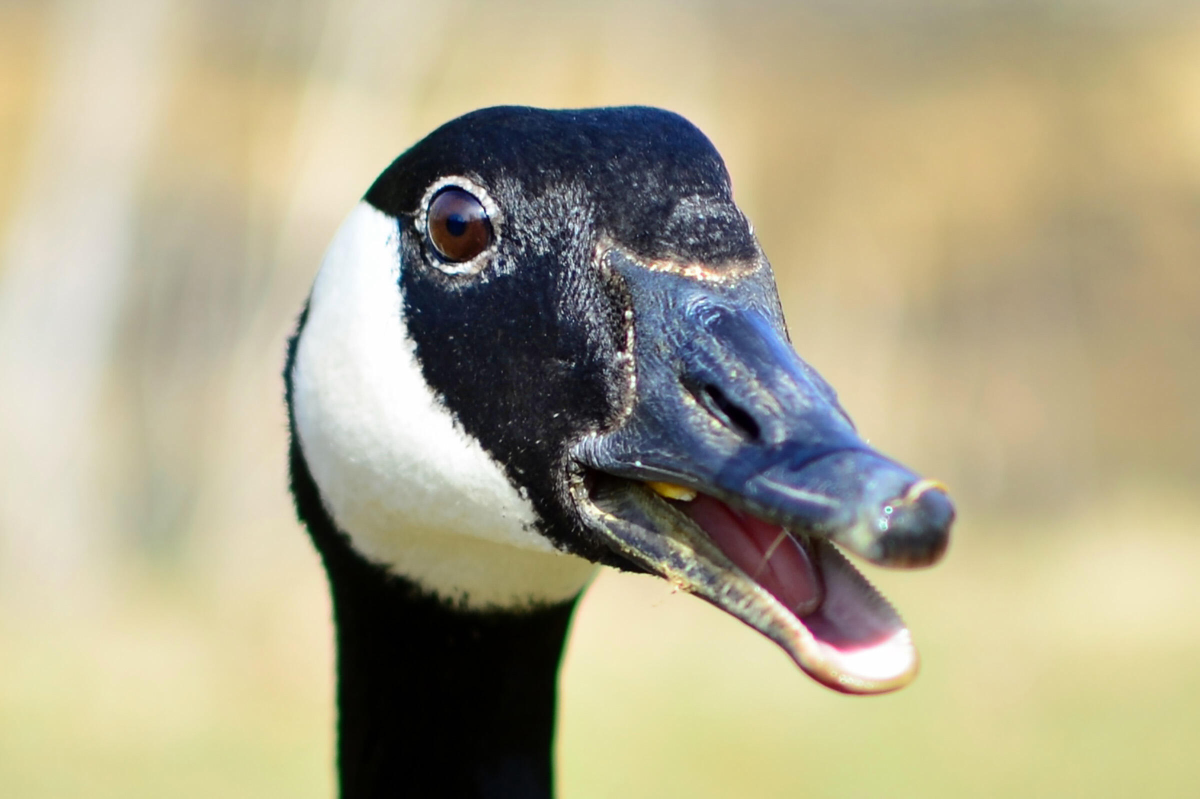
#> input picture goose.jpg, 2400 x 1597 px (shown at 1/2 size)
$ python prob.py ../../goose.jpg 5 5 5 5
#> lines starting #> are read from the running program, lines starting #| are printed output that depends on the picture; after the words box and inside, x2 and y2 are one past the last pixel; in counts of white or black regions, pixels touching at a corner belong together
#> further down, image is the input picture: shape (1597, 2400, 3); mean B, G, R 139.1, 166.5, 173.7
#!/usr/bin/env python3

import cv2
import numpy as np

import argparse
import math

parser = argparse.ArgumentParser(description='Draw the likelihood each pixel of an image came from similar source as subset of the image.')
parser.add_argument('image_path')
parser.add_argument('mask_xi', type=int)
parser.add_argument('mask_yi', type=int)
parser.add_argument('mask_xf', type=int)
parser.add_argument('mask_yf', type=int)
args = parser.parse_args()

HIST_SIZE = 16

class Mask:
    def __init__(self, xi, yi, xf, yf):
        self.xi = xi
        self.yi = yi
        self.xf = xf
        self.yf = yf

    def as_image(self, shape):
#> called with shape = (1597, 2400)
        image = np.zeros(shape, dtype='uint8')
        cv2.rectangle(image, (self.xi, self.yi), (self.xf, self.yf), 255, -1)
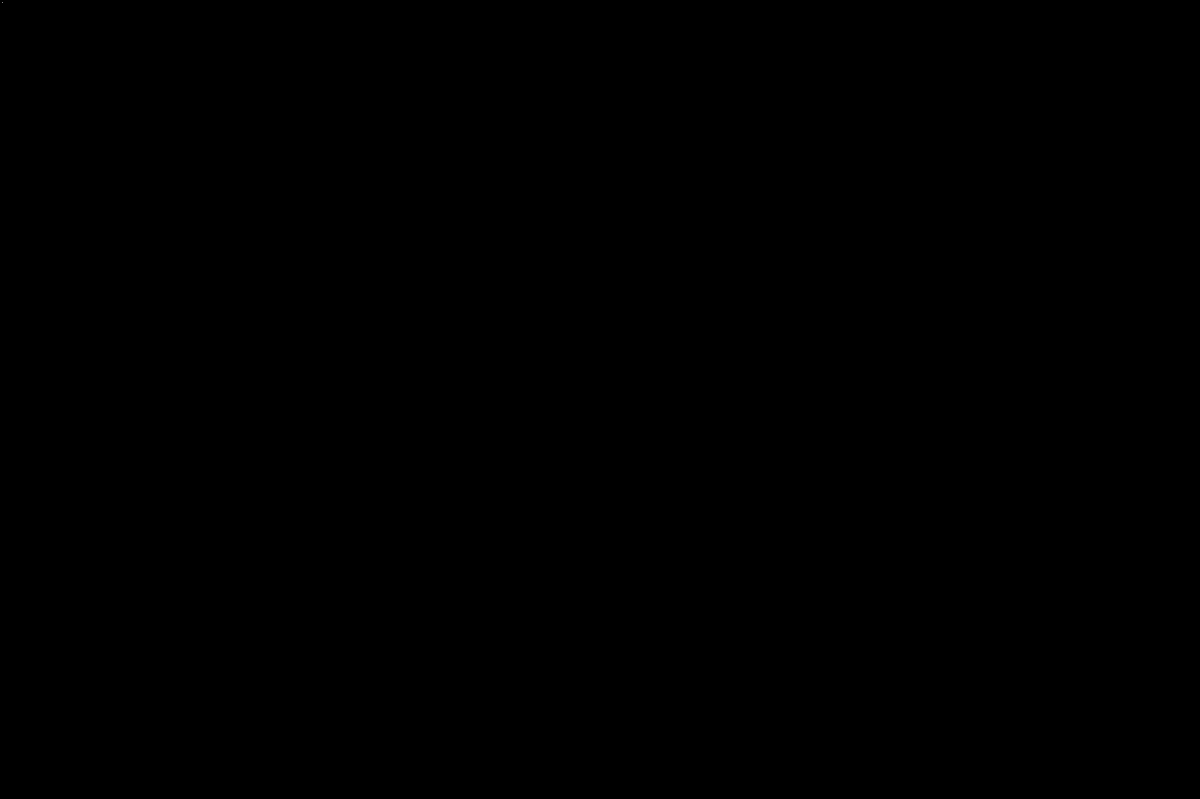
#> image: shape (1597, 2400) (shown at 1/2 size); 0% white in thin lines or dots, all inside (x1, y1, x2, y2) = (5, 5, 6, 6)
        return image

    def size(self):
        return (self.xf - self.xi) * (self.yf - self.yi)

    def outline(self, image, color):
        cv2.rectangle(image, (self.xi, self.yi), (self.xf, self.yf), color)

def get_hist(image, mask):
    return cv2.calcHist(
        images=[image],
        channels=[0, 1, 2],
        mask=mask.as_image(image.shape[:2]),
        histSize=[HIST_SIZE] * 3,
        ranges=[0, 256] * 3,
    ) / mask.size()

log_prob = np.vectorize(lambda x: 1 + math.log10(x + 1e-6) / 2)

def get_prob(image, mask):
    hist = get_hist(image, mask)
    prob = np.zeros(image.shape[:2])
    for x in range(0, 640):
        for y in range(0, 480):
            h = hist
            for c in image[y][x]:
                h = h[c // (256 // HIST_SIZE)]
            prob[y][x] = h
#> prob: shape (1597, 2400) float64; 8.02% of the values are NaN or infinite; the others: min 0, max 0, mean 0
    return log_prob(prob)
#> returned value: shape (1597, 2400) float64; 8.02% of the values are NaN or infinite; the others: min -2, max -2, mean -2

image = cv2.imread(args.image_path)
mask = Mask(args.mask_xi, args.mask_yi, args.mask_xf, args.mask_yf)
prob = get_prob(image, mask)

mask.outline(image, (255, 255, 255))
#> in outline, `cv2.rectangle(image, (self.xi, self.yi), (self.xf, self.yf), color)`: image: shape (1597, 2400, 3); under 0.01% of pixels changed, all inside (x1, y1, x2, y2) = (5, 5, 6, 6)
cv2.imshow('image', image)
cv2.imshow('prob', prob)
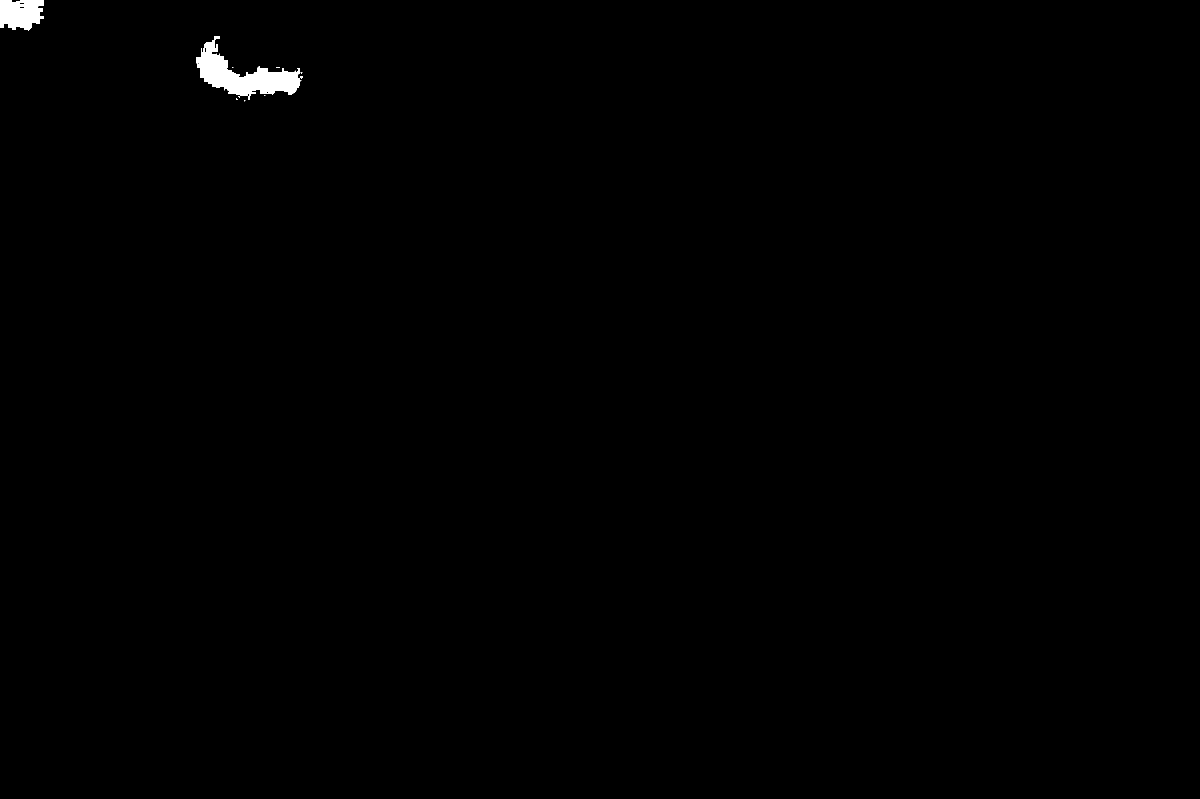
#> window 'prob': shape (1597, 2400) (shown at 1/2 size); 0.38% white; 11 white regions (7 under 20 px), largest, box (x1, y1, x2, y2) and area: (392, 72, 603, 200) 10083, (0, 0, 88, 61) 4300, (81, 16, 85, 24) 32, (600, 152, 606, 157) 23
cv2.moveWindow('image', 0, 0)
cv2.moveWindow('prob', image.shape[1], 0)
print('Press escape key to close windows.')
while cv2.waitKey() != 27: pass
#> (key Esc is pressed here)
